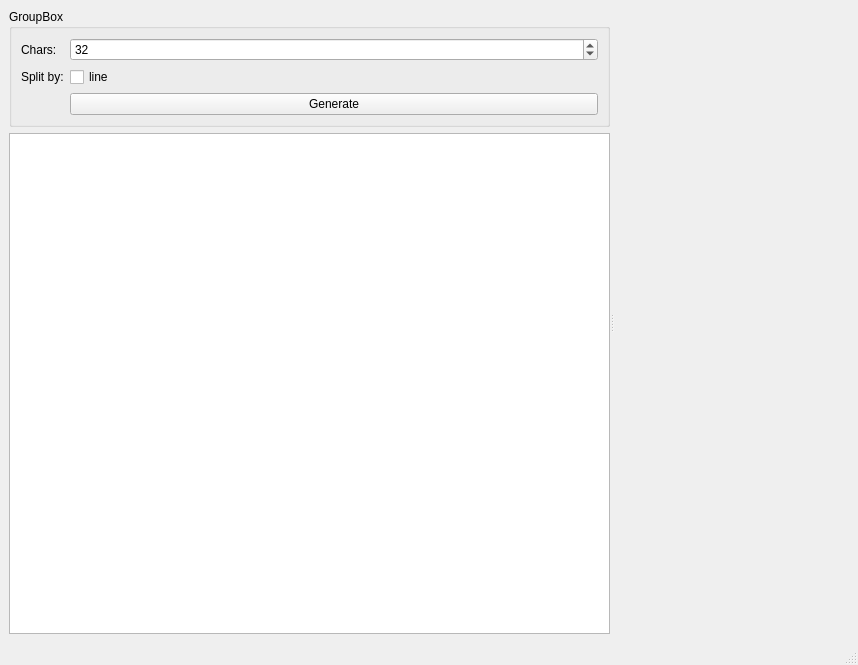
<?xml version="1.0" encoding="UTF-8"?>
<ui version="4.0">
 <class>MainWindow</class>
 <widget class="QMainWindow" name="MainWindow">
  <property name="geometry">
   <rect>
    <x>0</x>
    <y>0</y>
    <width>858</width>
    <height>665</height>
   </rect>
  </property>
  <property name="windowTitle">
   <string>MainWindow</string>
  </property>
  <widget class="QWidget" name="centralwidget">
   <layout class="QVBoxLayout" name="verticalLayout_2">
    <item>
     <widget class="QSplitter" name="splitter">
      <property name="orientation">
       <enum>Qt::Horizontal</enum>
      </property>
      <widget class="QWidget" name="layoutWidget">
       <layout class="QVBoxLayout" name="verticalLayout">
        <item>
         <widget class="QGroupBox" name="groupBox">
          <property name="title">
           <string>GroupBox</string>
          </property>
          <layout class="QFormLayout" name="formLayout">
           <item row="0" column="0">
            <widget class="QLabel" name="lMaxChars">
             <property name="text">
              <string>Chars:</string>
             </property>
            </widget>
           </item>
           <item row="0" column="1">
            <widget class="QSpinBox" name="maxCharsSpinBox">
             <property name="minimum">
              <number>16</number>
             </property>
             <property name="maximum">
              <number>2048</number>
             </property>
             <property name="value">
              <number>32</number>
             </property>
            </widget>
           </item>
           <item row="2" column="1">
            <widget class="QPushButton" name="generateButton">
             <property name="text">
              <string>Generate</string>
             </property>
            </widget>
           </item>
           <item row="1" column="1">
            <widget class="QCheckBox" name="splitByLineChechBox">
             <property name="text">
              <string>line</string>
             </property>
            </widget>
           </item>
           <item row="1" column="0">
            <widget class="QLabel" name="label">
             <property name="text">
              <string>Split by:</string>
             </property>
            </widget>
           </item>
          </layout>
         </widget>
        </item>
        <item>
         <widget class="QPlainTextEdit" name="qrText"/>
        </item>
       </layout>
      </widget>
      <widget class="QRDisplay" name="widget" native="true"/>
     </widget>
    </item>
   </layout>
  </widget>
  <widget class="QMenuBar" name="menubar">
   <property name="geometry">
    <rect>
     <x>0</x>
     <y>0</y>
     <width>858</width>
     <height>20</height>
    </rect>
   </property>
  </widget>
  <widget class="QStatusBar" name="statusbar"/>
 </widget>
 <customwidgets>
  <customwidget>
   <class>QRDisplay</class>
   <extends>QWidget</extends>
   <header>src/ui/qrdisplay.h</header>
   <container>1</container>
  </customwidget>
 </customwidgets>
 <resources/>
 <connections/>
</ui>
